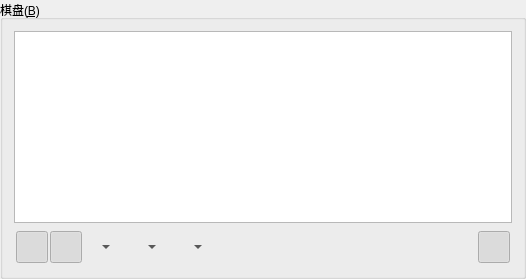
      <widget class="QGroupBox" name="groupBox">
       <property name="sizePolicy">
        <sizepolicy hsizetype="Preferred" vsizetype="Preferred">
         <horstretch>0</horstretch>
         <verstretch>0</verstretch>
        </sizepolicy>
       </property>
       <property name="toolTip">
        <string notr="true"/>
       </property>
       <property name="statusTip">
        <string notr="true"/>
       </property>
       <property name="whatsThis">
        <string notr="true"/>
       </property>
       <property name="accessibleName">
        <string notr="true"/>
       </property>
       <property name="accessibleDescription">
        <string notr="true"/>
       </property>
       <property name="title">
        <string notr="true">棋盘(&amp;B)</string>
       </property>
       <layout class="QVBoxLayout" name="verticalLayout_5">
        <property name="sizeConstraint">
         <enum>QLayout::SetFixedSize</enum>
        </property>
        <item>
         <widget class="BoardView" name="boardView">
          <property name="sizePolicy">
           <sizepolicy hsizetype="Expanding" vsizetype="Expanding">
            <horstretch>0</horstretch>
            <verstretch>0</verstretch>
           </sizepolicy>
          </property>
          <property name="minimumSize">
           <size>
            <width>0</width>
            <height>0</height>
           </size>
          </property>
          <property name="maximumSize">
           <size>
            <width>16777215</width>
            <height>16777215</height>
           </size>
          </property>
          <property name="baseSize">
           <size>
            <width>0</width>
            <height>0</height>
           </size>
          </property>
          <property name="font">
           <font>
            <pointsize>10</pointsize>
            <weight>75</weight>
            <bold>true</bold>
           </font>
          </property>
          <property name="contextMenuPolicy">
           <enum>Qt::CustomContextMenu</enum>
          </property>
          <property name="toolTip">
           <string notr="true"/>
          </property>
          <property name="statusTip">
           <string notr="true"/>
          </property>
          <property name="whatsThis">
           <string notr="true"/>
          </property>
          <property name="accessibleName">
           <string notr="true"/>
          </property>
          <property name="accessibleDescription">
           <string notr="true"/>
          </property>
          <property name="lineWidth">
           <number>0</number>
          </property>
          <property name="midLineWidth">
           <number>0</number>
          </property>
          <property name="verticalScrollBarPolicy">
           <enum>Qt::ScrollBarAlwaysOff</enum>
          </property>
          <property name="horizontalScrollBarPolicy">
           <enum>Qt::ScrollBarAlwaysOff</enum>
          </property>
          <property name="sceneRect">
           <rectf>
            <x>0.000000000000000</x>
            <y>0.000000000000000</y>
            <width>0.000000000000000</width>
            <height>0.000000000000000</height>
           </rectf>
          </property>
          <property name="renderHints">
           <set>QPainter::Antialiasing|QPainter::TextAntialiasing</set>
          </property>
         </widget>
        </item>
        <item>
         <widget class="QWidget" name="navigateWidget" native="true">
          <property name="sizePolicy">
           <sizepolicy hsizetype="Preferred" vsizetype="Fixed">
            <horstretch>0</horstretch>
            <verstretch>0</verstretch>
           </sizepolicy>
          </property>
          <property name="minimumSize">
           <size>
            <width>0</width>
            <height>36</height>
           </size>
          </property>
          <property name="maximumSize">
           <size>
            <width>16777215</width>
            <height>36</height>
           </size>
          </property>
          <property name="contextMenuPolicy">
           <enum>Qt::DefaultContextMenu</enum>
          </property>
          <property name="toolTip">
           <string notr="true"/>
          </property>
          <property name="statusTip">
           <string notr="true"/>
          </property>
          <property name="whatsThis">
           <string notr="true"/>
          </property>
          <property name="accessibleName">
           <string notr="true"/>
          </property>
          <property name="accessibleDescription">
           <string notr="true"/>
          </property>
          <layout class="QHBoxLayout" name="horizontalLayout">
           <property name="spacing">
            <number>2</number>
           </property>
           <property name="sizeConstraint">
            <enum>QLayout::SetDefaultConstraint</enum>
           </property>
           <property name="leftMargin">
            <number>2</number>
           </property>
           <property name="topMargin">
            <number>2</number>
           </property>
           <property name="rightMargin">
            <number>2</number>
           </property>
           <property name="bottomMargin">
            <number>2</number>
           </property>
           <item>
            <widget class="QToolButton" name="btnLeavePiece">
             <property name="focusPolicy">
              <enum>Qt::TabFocus</enum>
             </property>
             <property name="toolTip">
              <string notr="true"/>
             </property>
             <property name="statusTip">
              <string notr="true"/>
             </property>
             <property name="whatsThis">
              <string notr="true"/>
             </property>
             <property name="accessibleName">
              <string notr="true"/>
             </property>
             <property name="accessibleDescription">
              <string notr="true"/>
             </property>
             <property name="text">
              <string notr="true"/>
             </property>
             <property name="iconSize">
              <size>
               <width>24</width>
               <height>32</height>
              </size>
             </property>
             <property name="shortcut">
              <string notr="true"/>
             </property>
             <property name="checkable">
              <bool>true</bool>
             </property>
             <property name="checked">
              <bool>true</bool>
             </property>
             <property name="toolButtonStyle">
              <enum>Qt::ToolButtonIconOnly</enum>
             </property>
             <property name="autoRaise">
              <bool>true</bool>
             </property>
            </widget>
           </item>
           <item>
            <widget class="QToolButton" name="btnStudy">
             <property name="toolTip">
              <string notr="true"/>
             </property>
             <property name="statusTip">
              <string notr="true"/>
             </property>
             <property name="whatsThis">
              <string notr="true"/>
             </property>
             <property name="accessibleName">
              <string notr="true"/>
             </property>
             <property name="accessibleDescription">
              <string notr="true"/>
             </property>
             <property name="text">
              <string notr="true"/>
             </property>
             <property name="iconSize">
              <size>
               <width>24</width>
               <height>32</height>
              </size>
             </property>
             <property name="shortcut">
              <string notr="true"/>
             </property>
             <property name="checkable">
              <bool>true</bool>
             </property>
             <property name="checked">
              <bool>true</bool>
             </property>
             <property name="toolButtonStyle">
              <enum>Qt::ToolButtonIconOnly</enum>
             </property>
             <property name="autoRaise">
              <bool>true</bool>
             </property>
            </widget>
           </item>
           <item>
            <widget class="QToolButton" name="btnTurnState">
             <property name="font">
              <font>
               <pointsize>10</pointsize>
               <weight>75</weight>
               <bold>true</bold>
              </font>
             </property>
             <property name="toolTip">
              <string notr="true"/>
             </property>
             <property name="statusTip">
              <string notr="true"/>
             </property>
             <property name="whatsThis">
              <string notr="true"/>
             </property>
             <property name="accessibleName">
              <string notr="true"/>
             </property>
             <property name="accessibleDescription">
              <string notr="true"/>
             </property>
             <property name="text">
              <string notr="true"/>
             </property>
             <property name="iconSize">
              <size>
               <width>24</width>
               <height>32</height>
              </size>
             </property>
             <property name="shortcut">
              <string notr="true"/>
             </property>
             <property name="popupMode">
              <enum>QToolButton::MenuButtonPopup</enum>
             </property>
             <property name="toolButtonStyle">
              <enum>Qt::ToolButtonTextOnly</enum>
             </property>
             <property name="autoRaise">
              <bool>true</bool>
             </property>
            </widget>
           </item>
           <item>
            <widget class="QToolButton" name="btnRevoke">
             <property name="minimumSize">
              <size>
               <width>0</width>
               <height>0</height>
              </size>
             </property>
             <property name="maximumSize">
              <size>
               <width>16777215</width>
               <height>16777215</height>
              </size>
             </property>
             <property name="toolTip">
              <string notr="true"/>
             </property>
             <property name="statusTip">
              <string notr="true"/>
             </property>
             <property name="whatsThis">
              <string notr="true"/>
             </property>
             <property name="accessibleName">
              <string notr="true"/>
             </property>
             <property name="accessibleDescription">
              <string notr="true"/>
             </property>
             <property name="text">
              <string notr="true"/>
             </property>
             <property name="iconSize">
              <size>
               <width>24</width>
               <height>32</height>
              </size>
             </property>
             <property name="shortcut">
              <string notr="true"/>
             </property>
             <property name="checkable">
              <bool>false</bool>
             </property>
             <property name="popupMode">
              <enum>QToolButton::MenuButtonPopup</enum>
             </property>
             <property name="toolButtonStyle">
              <enum>Qt::ToolButtonIconOnly</enum>
             </property>
             <property name="autoRaise">
              <bool>true</bool>
             </property>
             <property name="arrowType">
              <enum>Qt::NoArrow</enum>
             </property>
            </widget>
           </item>
           <item>
            <widget class="QToolButton" name="btnRecover">
             <property name="toolTip">
              <string notr="true"/>
             </property>
             <property name="statusTip">
              <string notr="true"/>
             </property>
             <property name="whatsThis">
              <string notr="true"/>
             </property>
             <property name="accessibleName">
              <string notr="true"/>
             </property>
             <property name="accessibleDescription">
              <string notr="true"/>
             </property>
             <property name="text">
              <string notr="true"/>
             </property>
             <property name="iconSize">
              <size>
               <width>24</width>
               <height>32</height>
              </size>
             </property>
             <property name="shortcut">
              <string notr="true"/>
             </property>
             <property name="popupMode">
              <enum>QToolButton::MenuButtonPopup</enum>
             </property>
             <property name="autoRaise">
              <bool>true</bool>
             </property>
            </widget>
           </item>
           <item>
            <widget class="QToolButton" name="btnStartMove">
             <property name="toolTip">
              <string notr="true"/>
             </property>
             <property name="statusTip">
              <string notr="true"/>
             </property>
             <property name="whatsThis">
              <string notr="true"/>
             </property>
             <property name="accessibleName">
              <string notr="true"/>
             </property>
             <property name="accessibleDescription">
              <string notr="true"/>
             </property>
             <property name="text">
              <string notr="true"/>
             </property>
             <property name="iconSize">
              <size>
               <width>24</width>
               <height>32</height>
              </size>
             </property>
             <property name="shortcut">
              <string notr="true"/>
             </property>
             <property name="toolButtonStyle">
              <enum>Qt::ToolButtonIconOnly</enum>
             </property>
             <property name="autoRaise">
              <bool>true</bool>
             </property>
            </widget>
           </item>
           <item>
            <widget class="QToolButton" name="btnSomePreMove">
             <property name="toolTip">
              <string notr="true"/>
             </property>
             <property name="statusTip">
              <string notr="true"/>
             </property>
             <property name="whatsThis">
              <string notr="true"/>
             </property>
             <property name="accessibleName">
              <string notr="true"/>
             </property>
             <property name="accessibleDescription">
              <string notr="true"/>
             </property>
             <property name="text">
              <string notr="true"/>
             </property>
             <property name="iconSize">
              <size>
               <width>24</width>
               <height>32</height>
              </size>
             </property>
             <property name="shortcut">
              <string notr="true"/>
             </property>
             <property name="autoRaise">
              <bool>true</bool>
             </property>
            </widget>
           </item>
           <item>
            <widget class="QToolButton" name="btnOtherPreMove">
             <property name="toolTip">
              <string notr="true"/>
             </property>
             <property name="statusTip">
              <string notr="true"/>
             </property>
             <property name="whatsThis">
              <string notr="true"/>
             </property>
             <property name="accessibleName">
              <string notr="true"/>
             </property>
             <property name="accessibleDescription">
              <string notr="true"/>
             </property>
             <property name="text">
              <string notr="true"/>
             </property>
             <property name="iconSize">
              <size>
               <width>24</width>
               <height>32</height>
              </size>
             </property>
             <property name="shortcut">
              <string notr="true"/>
             </property>
             <property name="autoRaise">
              <bool>true</bool>
             </property>
            </widget>
           </item>
           <item>
            <widget class="QToolButton" name="btnPreMove">
             <property name="toolTip">
              <string notr="true"/>
             </property>
             <property name="statusTip">
              <string notr="true"/>
             </property>
             <property name="whatsThis">
              <string notr="true"/>
             </property>
             <property name="accessibleName">
              <string notr="true"/>
             </property>
             <property name="accessibleDescription">
              <string notr="true"/>
             </property>
             <property name="text">
              <string notr="true"/>
             </property>
             <property name="iconSize">
              <size>
               <width>24</width>
               <height>32</height>
              </size>
             </property>
             <property name="shortcut">
              <string notr="true"/>
             </property>
             <property name="autoRaise">
              <bool>true</bool>
             </property>
            </widget>
           </item>
           <item>
            <widget class="QToolButton" name="btnNextMove">
             <property name="toolTip">
              <string notr="true"/>
             </property>
             <property name="statusTip">
              <string notr="true"/>
             </property>
             <property name="whatsThis">
              <string notr="true"/>
             </property>
             <property name="accessibleName">
              <string notr="true"/>
             </property>
             <property name="accessibleDescription">
              <string notr="true"/>
             </property>
             <property name="text">
              <string notr="true"/>
             </property>
             <property name="iconSize">
              <size>
               <width>24</width>
               <height>32</height>
              </size>
             </property>
             <property name="shortcut">
              <string notr="true"/>
             </property>
             <property name="autoRaise">
              <bool>true</bool>
             </property>
            </widget>
           </item>
           <item>
            <widget class="QToolButton" name="btnOtherMove">
             <property name="toolTip">
              <string notr="true"/>
             </property>
             <property name="statusTip">
              <string notr="true"/>
             </property>
             <property name="whatsThis">
              <string notr="true"/>
             </property>
             <property name="accessibleName">
              <string notr="true"/>
             </property>
             <property name="accessibleDescription">
              <string notr="true"/>
             </property>
             <property name="text">
              <string notr="true"/>
             </property>
             <property name="iconSize">
              <size>
               <width>24</width>
               <height>32</height>
              </size>
             </property>
             <property name="shortcut">
              <string notr="true"/>
             </property>
             <property name="autoRaise">
              <bool>true</bool>
             </property>
            </widget>
           </item>
           <item>
            <widget class="QToolButton" name="btnSomeNextMove">
             <property name="toolTip">
              <string notr="true"/>
             </property>
             <property name="statusTip">
              <string notr="true"/>
             </property>
             <property name="whatsThis">
              <string notr="true"/>
             </property>
             <property name="accessibleName">
              <string notr="true"/>
             </property>
             <property name="accessibleDescription">
              <string notr="true"/>
             </property>
             <property name="text">
              <string notr="true"/>
             </property>
             <property name="iconSize">
              <size>
               <width>24</width>
               <height>32</height>
              </size>
             </property>
             <property name="shortcut">
              <string notr="true"/>
             </property>
             <property name="autoRaise">
              <bool>true</bool>
             </property>
            </widget>
           </item>
           <item>
            <widget class="QToolButton" name="btnEndMove">
             <property name="toolTip">
              <string notr="true"/>
             </property>
             <property name="statusTip">
              <string notr="true"/>
             </property>
             <property name="whatsThis">
              <string notr="true"/>
             </property>
             <property name="accessibleName">
              <string notr="true"/>
             </property>
             <property name="accessibleDescription">
              <string notr="true"/>
             </property>
             <property name="text">
              <string notr="true"/>
             </property>
             <property name="iconSize">
              <size>
               <width>24</width>
               <height>32</height>
              </size>
             </property>
             <property name="shortcut">
              <string notr="true"/>
             </property>
             <property name="autoRaise">
              <bool>true</bool>
             </property>
            </widget>
           </item>
           <item>
            <widget class="QToolButton" name="btnMoveInfo">
             <property name="toolTip">
              <string notr="true"/>
             </property>
             <property name="statusTip">
              <string notr="true"/>
             </property>
             <property name="whatsThis">
              <string notr="true"/>
             </property>
             <property name="accessibleName">
              <string notr="true"/>
             </property>
             <property name="accessibleDescription">
              <string notr="true"/>
             </property>
             <property name="text">
              <string notr="true"/>
             </property>
             <property name="iconSize">
              <size>
               <width>24</width>
               <height>32</height>
              </size>
             </property>
             <property name="shortcut">
              <string notr="true"/>
             </property>
             <property name="checkable">
              <bool>true</bool>
             </property>
             <property name="checked">
              <bool>true</bool>
             </property>
             <property name="autoRaise">
              <bool>true</bool>
             </property>
            </widget>
           </item>
          </layout>
         </widget>
        </item>
       </layout>
      </widget>
